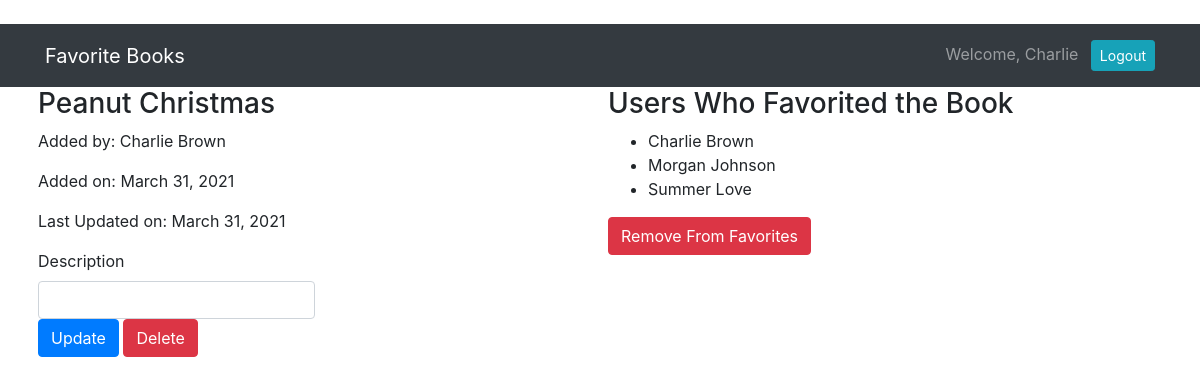
Screenshot of /books/1 (signed in) with the database file from the repository.
### book_app/models.py (models this page shows)
class User(models.Model):
    first_name = models.CharField(max_length=255)
    last_name = models.CharField(max_length=255)
    email = models.EmailField(max_length=255)
    password = models.CharField(max_length=255)
    created_at = models.DateField(auto_now_add=True)
    updated_at = models.DateField(auto_now=True)
    objects = UserManager()

class Book(models.Model):
    title = models.CharField(max_length=255)
    description = models.CharField(max_length=255)
    creator = models.ForeignKey(User, related_name="has_created_books", on_delete=models.CASCADE)
    favorited_by = models.ManyToManyField(User, related_name="favorited_books")
    created_at = models.DateField(auto_now_add=True)
    updated_at = models.DateField(auto_now=True)
    objects = BookManager()

### book_app/views.py (the view)
# urls.py: path("books/<int:book_id>", views.show_one),
def show_one(request, book_id):
    context = {
        'book': Book.objects.get(id=book_id),
        'current_user': User.objects.get(id=request.session['user_id'])
    }
    return render(request, "show_one.html", context)

### book_app/templates/show_one.html (shortened to what this page needs)
<!DOCTYPE html>
<html lang="en">
<head>
    {% load static %}
    <link rel="stylesheet" href="{% static 'css/style.css' %}">
    <link rel="stylesheet" href="https://stackpath.bootstrapcdn.com/bootstrap/4.3.1/css/bootstrap.min.css"
>
</head>
<body>
    <nav class="navbar navbar-expand-lg navbar-dark bg-dark">
        <div class="container">
            <a class="navbar-brand" href="/books">Favorite Books</a>
            <div class="collapse navbar-collapse" id="navbarText">
                <span class="navbar-text">
                    Welcome, {{request.session.greeting}} <a href="/logout" role="button" class="btn btn-sm btn-info ml-2 text-white">Logout</a>
                </span>
            </div>
        </div>
    </nav>
    <div class="container">
        <div class="row">
            <div class="col-6 px-2">
                <h3>{{book.title}}</h3>
                <p>Added by: {{book.creator.first_name}} {{book.creator.last_name}}</p>
                <p>Added on: {{book.created_at}}</p>
                <p>Last Updated on: {{book.updated_at}}</p>
                {% if book.creator.id != request.session.user_id %}
                <p>Description: {{book.description}}</p>
                {% else %}
                <form action="/books/{{book.id}}/update" method="post">
                    <label for="description">Description</label>
                    <input name="description" class="form-control w-50" placeholder="{{book.description}}">
                    <button type="submit" class="btn btn-primary">Update</button>
                    <a href="/books/{{book.id}}/delete" role="button" class="btn btn-danger">Delete</a>
                </form>
                {% endif %}
            </div>
            <div class="col-6 px-2">
                <h3>Users Who Favorited the Book</h3>
                <ul>
                    {% for fav in book.favorited_by.all %}
                    <li>{{fav.first_name}} {{fav.last_name}}</li>
                    {% endfor %}
                </ul>
                {% if current_user in book.favorited_by.all %}
                <a href="/unfavorite/{{book.id}}" role="button" class="btn btn-danger">Remove From Favorites</a>
                {% else %}
                <a href="/favorite/{{book.id}}" role="button" class="btn btn-warning">Add to Favorites</a>
                {% endif %}
            </div>
        </div>
    </div>
</body>
</html>

### rows the page displays
User: session.greeting "Charlie", first_name "Charlie", last_name "Brown"
Book: title "Peanut Christmas", creator.first_name "Charlie", creator.last_name "Brown", created_at "March 31, 2021", updated_at "March 31, 2021"
User: first_name "Morgan", last_name "Johnson"
User: first_name "Summer", last_name "Love"
